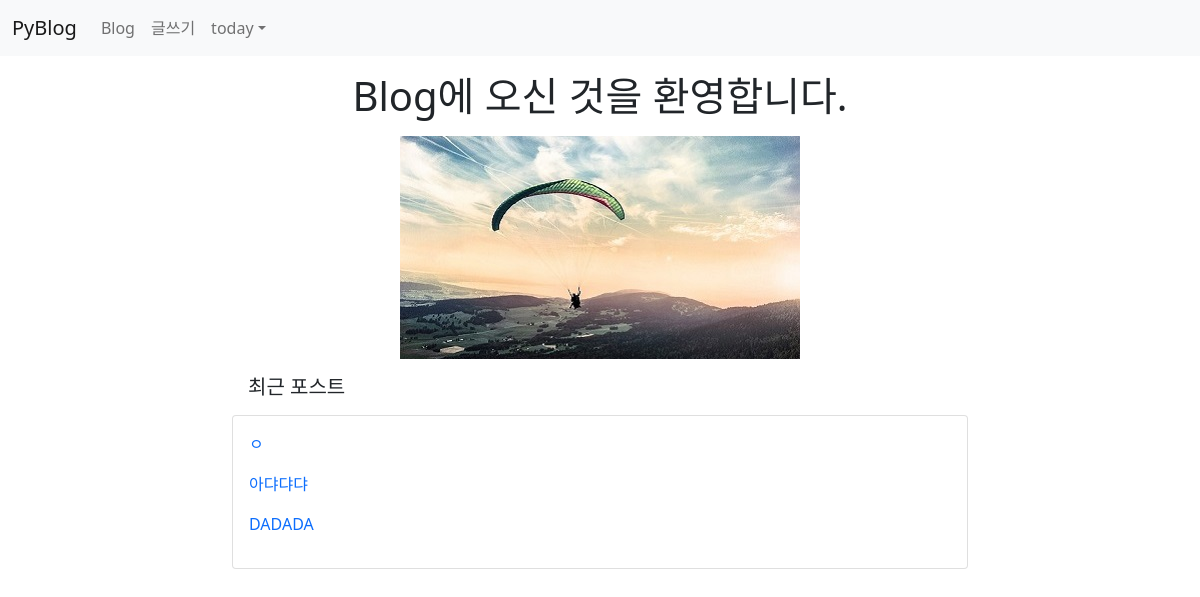
Screenshot of / (signed in) with the database file from the repository.
### blog/models.py (models this page shows, shortened)
class Post(models.Model):
    author = models.ForeignKey(User, on_delete=models.CASCADE)
    title = models.CharField(max_length=100)  #제목
    content = models.TextField()              #내용
    pub_date = models.DateTimeField()         #발행일
    modify_date = models.DateTimeField(null=True, blank=True) #입력 폼이 비어도 됨
    photo = models.ImageField(upload_to='blog/images/%Y/%m/%d/',
                    null=True, blank=True)  #null 허용, 파일을 첨부하지 않을수 있음
    file = models.FileField(upload_to='blog/files/%Y/%m/%d/',
                    null=True, blank=True)
    category = models.ForeignKey(Category, null=True, blank=True,
                    on_delete=models.SET_NULL)

### blog/views.py (the view)
# urls.py: path('', views.index), #http://127.0.0.1:8000/
def index(request):
    new_post = Post.objects.order_by('-pub_date')[0:3]
    context = {'new_post' : new_post}
    return render(request, 'blog/index.html', context)

### templates/blog/index.html (shortened to what this page needs)
{% extends 'base.html' %}
{% load static %}
{% block content %}
<div class="container my-3 text-center">
    <h1>Blog에 오신 것을 환영합니다.</h1>
    <div class="my-3">
        <img class="border-radius"
             src="{% static 'blog/images/activity.jpg' %}" alt="패러글라이딩">
        <div class="row">
            <div class="col-2"></div>
            <div class="col-8 text-start">
                <h5 class="m-3">최근 포스트</h5>
                <div class="card">
                    <div class="card-body">
                        {% for post in new_post %}
                            <p>
                                <a href="{% url 'blog:detail' post.id%}">
                                    {{ post.title }}
                                </a>
                            </p>
                        {% endfor %}
                    </div>
                </div>
            </div>
        </div>
    </div>
</div>
{% endblock %}

### templates/navbar.html (shortened to what this page needs)
{% load socialaccount %}
<nav class="navbar navbar-expand-lg navbar-light bg-light">
  <div class="container-fluid">
    <a class="navbar-brand" href="/">PyBlog</a>
    <div class="collapse navbar-collapse" id="navbarNavDropdown">
      <ul class="navbar-nav">
        <li class="nav-item">
          <a class="nav-link" href="{% url 'blog:post_list' %}">Blog</a>
        </li>
        <li class="nav-item">
          <a class="nav-link" href="{% url 'blog:post_create' %}">글쓰기</a>
        </li>
      </ul>
      <ul class="navbar-nav ml-auto">
        {% if user.is_authenticated %}
          <li class="nav-item dropdown">
            <a class="nav-link dropdown-toggle" href="#" id="navbarDropdownMenuLink"
              data-bs-toggle="dropdown">{{ user.username }}</a>
          </li>
        {% else %}
          <li class="nav-item">
            <a class="nav-link" href="#" data-bs-target="#loginModal"
              data-bs-toggle="modal">로그인</a>
          </li>
        {% endif %}
      </ul>
    </div>
  </div>
</nav>

### static/blog/css/style.css (style rules this page uses)
a { text-decoration: none; }

### rows the page displays
Post: title "ㅇ"
Post: title "아댜댜댜"
Post: title "DADADA"

### other values shown
{{ user.username }} "today"
